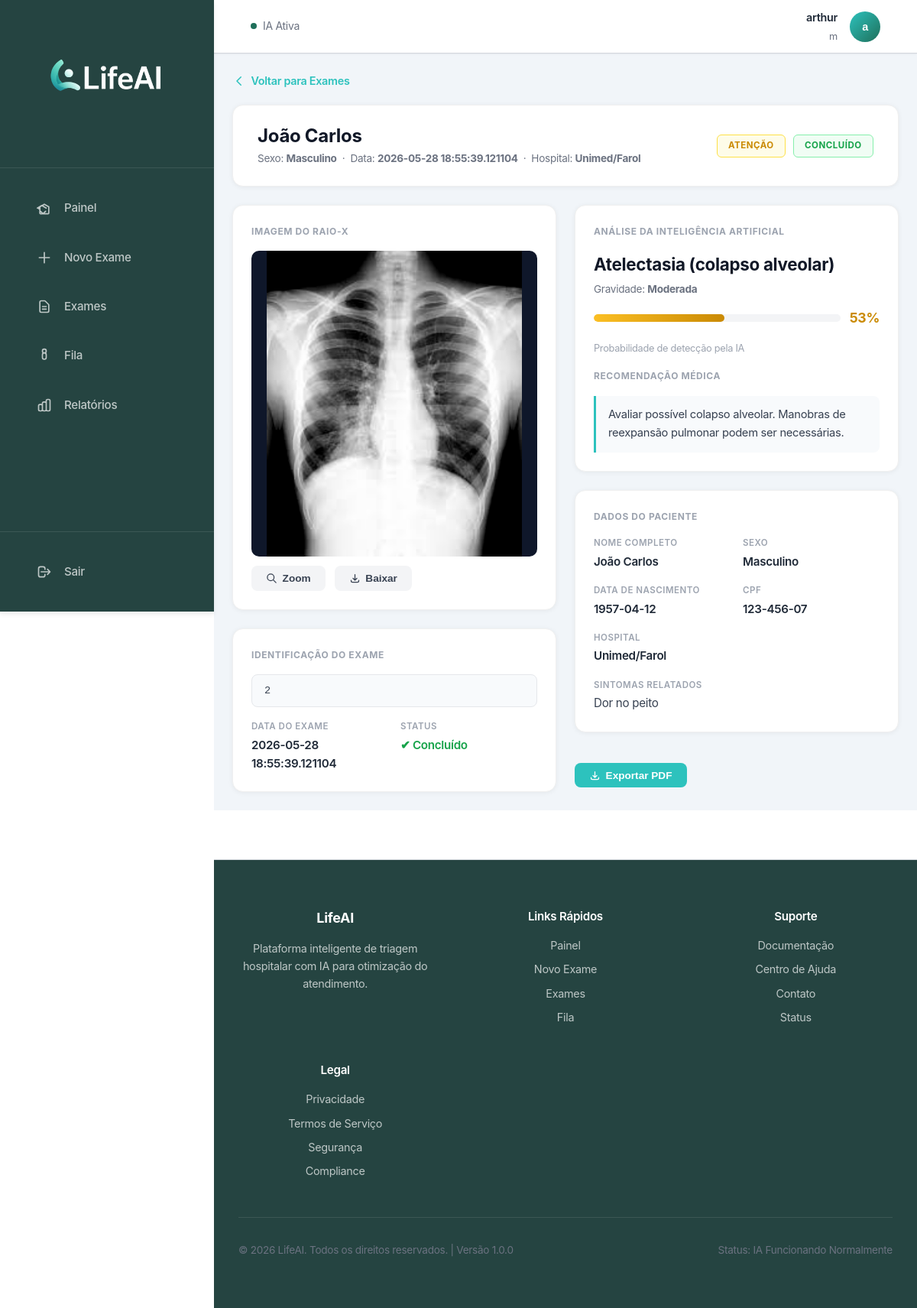
/exames/2 (signed in), run on the app's committed database.
### database.py (models this page shows, shortened)
class Usuario(db.Model):
    __tablename__ = 'usuarios'
    id = db.Column(db.Integer, primary_key=True)
    email = db.Column(db.String(120), unique=True, nullable=False)
    nome = db.Column(db.String(120), nullable=False)
    cpf = db.Column(db.String(14), unique=True, nullable=False)
    crm = db.Column(db.String(20), nullable=False)
    hospital = db.Column(db.String(120), nullable=False)
    senha = db.Column(db.String(255), nullable=False)
    data_criacao = db.Column(db.DateTime, default=datetime.utcnow)
    exames = db.relationship('Exame', backref='usuario', lazy=True, cascade='all, delete-orphan')

class Exame(db.Model):
    __tablename__ = 'exames'
    id = db.Column(db.Integer, primary_key=True)
    usuario_id = db.Column(db.Integer, db.ForeignKey('usuarios.id'), nullable=False)
    nome_paciente = db.Column(db.String(120), nullable=False)
    cpf_paciente = db.Column(db.String(14), nullable=False)
    data_nascimento = db.Column(db.String(10), nullable=False)
    sexo = db.Column(db.String(1), nullable=False)
    hospital = db.Column(db.String(120), nullable=False)
    sintomas = db.Column(db.Text, nullable=True)
    observacoes = db.Column(db.Text, nullable=True)
    caminho_imagem = db.Column(db.String(255), nullable=False)
    nome_arquivo_original = db.Column(db.String(120), nullable=False)
    doenca_identificada = db.Column(db.String(120), nullable=True)
    probabilidade = db.Column(db.Float, nullable=True)
    gravidade = db.Column(db.String(20), nullable=True)
    confianca = db.Column(db.Float, nullable=True)
    recomendacao = db.Column(db.Text, nullable=True)
    resultado_json = db.Column(db.JSON, nullable=True)  # Armazena todos os resultados
    data_registro = db.Column(db.DateTime, default=datetime.utcnow)
    prioridade = db.Column(db.String(20), default='NORMAL')
    status = db.Column(db.String(20), default='PENDENTE')  # PENDENTE, ANALISADO, CONCLUÍDO

### app.py (the view)
    def decorator(*args, **kwargs):
        if 'usuario_id' not in session:
            return redirect(url_for('pagina_login'))
        return f(*args, **kwargs)

### templates/detalhes_exame.html (shortened to what this page needs)
<!DOCTYPE html>
<html lang="pt-BR">
<head>
    <link rel="stylesheet" href="{{ url_for('static', filename='css/estilo.css') }}">
    <link rel="stylesheet" href="{{ url_for('static', filename='css/estilo-paginas.css') }}">
    <link rel="stylesheet" href="{{ url_for('static', filename='css/estilo-utilitarios.css') }}">
    <link rel="stylesheet" href="{{ url_for('static', filename='css/estilo-dashboard.css') }}">
</head>
<body class="pagina-aplicacao">
    {% include 'partials/barra_lateral.html' %}
    <div class="area-conteudo">
        {% include 'partials/barra_superior.html' %}
        <main class="conteudo-principal">
            <a href="{{ url_for('lista_exames') }}" class="det-back">
                <svg fill="none" stroke="currentColor" viewBox="0 0 24 24"><path stroke-linecap="round" stroke-linejoin="round" stroke-width="2" d="M15 19l-7-7 7-7"/></svg>
                Voltar para Exames
            </a>
            <div class="det-header">
                <div class="det-header-left">
                    <h1>{{ exame.nome_paciente }}</h1>
                    <p>
                        Sexo: <strong>{{ exame.sexo | title if exame.sexo else '—' }}</strong>
                        &nbsp;·&nbsp; Data: <strong>{{ exame.data_registro }}</strong>
                        &nbsp;·&nbsp; Hospital: <strong>{{ exame.hospital }}</strong>
                    </p>
                </div>
                <div class="det-badges">
                    {% set pri = exame.prioridade %}
                    <span class="det-badge {% if pri == 'CRÍTICO' %}det-badge-critica{% elif pri == 'ALTA' or pri == 'URGENTE' %}det-badge-alta{% elif pri == 'MÉDIA' or pri == 'ATENÇÃO' %}det-badge-media{% else %}det-badge-baixa{% endif %}">
                        {{ pri }}
                    </span>
                    <span class="det-badge det-badge-status">Concluído</span>
                </div>
            </div>
            <div class="det-wrap">
                <div style="display:flex;flex-direction:column;gap:1.5rem;">
                    <div class="det-card">
                        <p class="det-section-title">Imagem do Raio-X</p>
                        <div class="det-xray-wrap">
                            {% if exame.caminho_imagem and not is_demo %}
                                <img src="/uploads/{{ exame.nome_arquivo_original }}" alt="Radiografia de {{ exame.nome_paciente }}" onerror="this.style.display='none';this.nextElementSibling.style.display='flex';">
                            {% endif %}
                        </div>
                        <div class="det-actions" style="margin-top:.75rem;">
                            <button class="det-btn det-btn-secondary">
                                <svg fill="none" stroke="currentColor" viewBox="0 0 24 24"><path stroke-linecap="round" stroke-linejoin="round" stroke-width="2" d="M21 21l-6-6m2-5a7 7 0 11-14 0 7 7 0 0114 0z"/></svg>
                                Zoom
                            </button>
                            <button class="det-btn det-btn-secondary">
                                <svg fill="none" stroke="currentColor" viewBox="0 0 24 24"><path stroke-linecap="round" stroke-linejoin="round" stroke-width="2" d="M4 16v1a3 3 0 003 3h10a3 3 0 003-3v-1m-4-4l-4 4m0 0l-4-4m4 4V4"/></svg>
                                Baixar
                            </button>
                        </div>
                    </div>
                    <div class="det-card">
                        <p class="det-section-title">Identificação do Exame</p>
                        <div class="det-id-box">{{ exame.id }}</div>
                        <div class="det-grid2" style="margin-top:1rem;">
                            <div class="det-field">
                                <label>Data do Exame</label>
                                <span>{{ exame.data_registro }}</span>
                            </div>
                            <div class="det-field">
                                <label>Status</label>
                                <span style="color:#16a34a;">✔ Concluído</span>
                            </div>
                        </div>
                    </div>
                </div>
                <div style="display:flex;flex-direction:column;gap:1.5rem;">
                    <div class="det-card">
                        <p class="det-section-title">Análise da Inteligência Artificial</p>
                        <p class="det-ia-disease">{{ exame.doenca_identificada or '—' }}</p>
                        <p style="font-size:.85rem;color:#6b7280;margin:-.25rem 0 .75rem;">Gravidade: <strong>{{ exame.gravidade or '—' }}</strong></p>
                        {% set pri = exame.prioridade %}
                        {% set pct = (exame.probabilidade or 0) | int %}
                        <div class="det-prob-row">
                            <div class="det-prob-bar">
                                <div class="det-prob-fill {% if pri == 'CRÍTICO' %}critica{% elif pri == 'ALTA' or pri == 'URGENTE' %}alta{% elif pri == 'MÉDIA' or pri == 'ATENÇÃO' %}media{% else %}baixa{% endif %}"
                                     style="width:{{ pct }}%;"></div>
                            </div>
                            <span class="det-prob-pct" style="color:{% if pct >= 80 %}#dc2626{% elif pct >= 60 %}#ea580c{% elif pct >= 40 %}#ca8a04{% else %}#16a34a{% endif %};">
                                {{ pct }}%
                            </span>
                        </div>
                        <p style="font-size:.8rem;color:#9ca3af;margin:0 0 1rem;">Probabilidade de detecção pela IA</p>
                        <p class="det-section-title" style="margin-top:.5rem;">Recomendação Médica</p>
                        <div class="det-rec">{{ exame.recomendacao or 'Correlacionar com apresentação clínica do paciente.' }}</div>
                    </div>
                    <div class="det-card">
                        <p class="det-section-title">Dados do Paciente</p>
                        <div class="det-grid2">
                            <div class="det-field">
                                <label>Nome Completo</label>
                                <span>{{ exame.nome_paciente }}</span>
                            </div>
                            <div class="det-field">
                                <label>Sexo</label>
                                <span>{{ exame.sexo | title if exame.sexo else '—' }}</span>
                            </div>
                            <div class="det-field">
                                <label>Data de Nascimento</label>
                                <span>{{ exame.data_nascimento if exame.data_nascimento else '—' }}</span>
                            </div>
                            <div class="det-field">
                                <label>CPF</label>
                                <span>{{ exame.cpf_paciente if exame.cpf_paciente else '—' }}</span>
                            </div>
                            <div class="det-field" style="grid-column:1/-1;">
                                <label>Hospital</label>
                                <span>{{ exame.hospital }}</span>
                            </div>
                            {% if exame.sintomas %}
                            <div class="det-field" style="grid-column:1/-1;">
                                <label>Sintomas Relatados</label>
                                <span style="font-weight:400;color:#374151;">{{ exame.sintomas }}</span>
                            </div>
                            {% endif %}
                        </div>
                    </div>
                    <div class="det-actions">
                        <button class="det-btn det-btn-primary" id="btnExportarPDF">
                            <svg fill="none" stroke="currentColor" viewBox="0 0 24 24"><path stroke-linecap="round" stroke-linejoin="round" stroke-width="2" d="M4 16v1a3 3 0 003 3h10a3 3 0 003-3v-1m-4-4l-4 4m0 0l-4-4m4 4V4"/></svg>
                            Exportar PDF
                        </button>
                    </div>
                </div>
            </div>
        </main>
        {% include 'partials/rodape.html' %}
    </div>
</body>
</html>

### templates/partials/barra_superior.html (shortened to what this page needs)
<header class="barra-superior">
    <div class="container-barra-superior">
        <div class="secao-esquerda-barra">
            <div class="indicador-status">
                <div class="ponto-status ativo"></div>
                <span class="texto-status">IA Ativa</span>
            </div>
        </div>
        <div class="secao-direita-barra">
            <div class="info-usuario">
                <div class="detalhes-usuario">
                    <div class="nome-usuario">{{ usuario }}</div>
                    <div class="hospital-usuario">{{ hospital }}</div>
                </div>
                <button class="avatar-usuario" id="btnPerfil" aria-label="Menu do perfil">
                    <div class="iniciais-avatar">
                        {% if usuario %}
                            {{ usuario.split()[0][0] }}{{ usuario.split()[-1][0] if usuario.split()|length > 1 else '' }}
                        {% endif %}
                    </div>
                </button>
            </div>
        </div>
    </div>
</header>

### data on the page
Usuario: nome "arthur", nome "a"
Exame: nome_paciente "João Carlos", sexo "Masculino", data_registro "2026-05-28 18:55:39.121104", hospital "Unimed/Farol", prioridade "ATENÇÃO", nome_arquivo_original (picture), id "2", doenca_identificada "Atelectasia (colapso alveolar)", gravidade "Moderada", recomendacao "Avaliar possível colapso alveolar. Manobras de reexpansão pulmonar podem ser necessárias.", data_nascimento "1957-04-12", cpf_paciente "123-456-07", sintomas "Dor no peito"

### other printed values
{{ hospital }} "m"
{{ pct }} "53"
